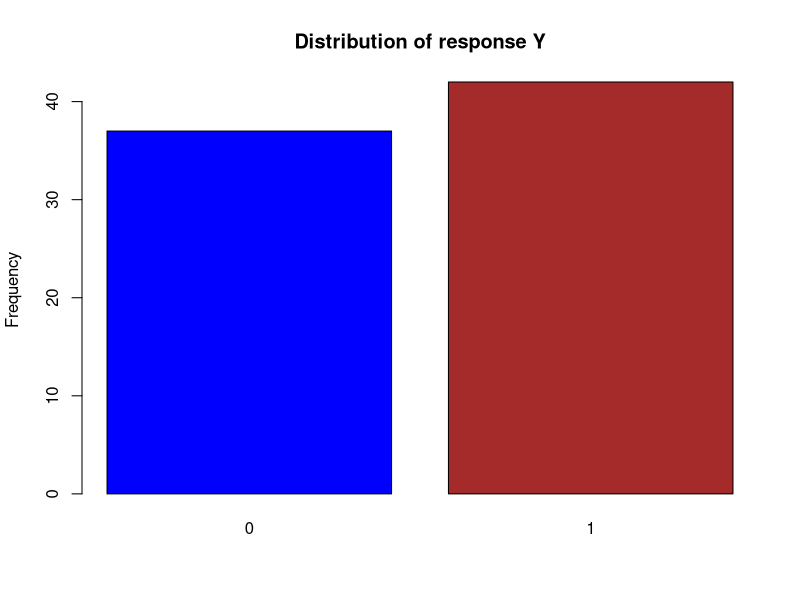
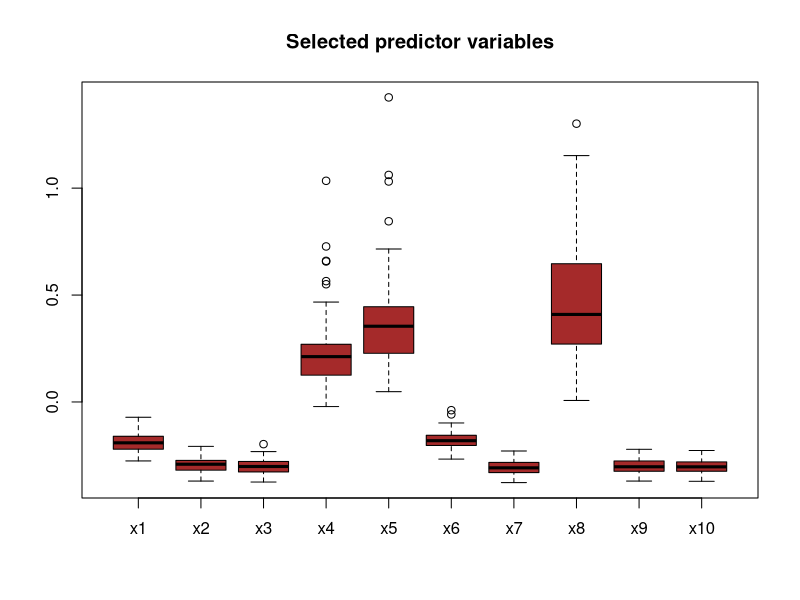
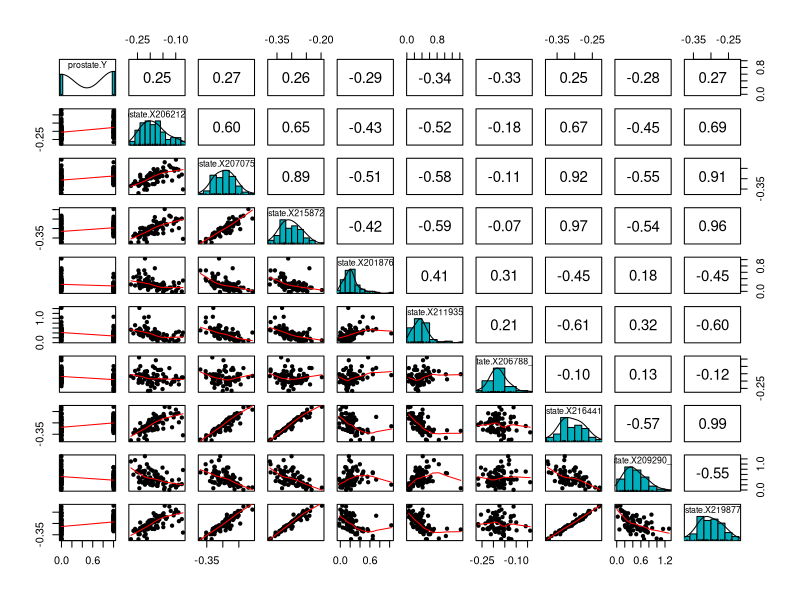
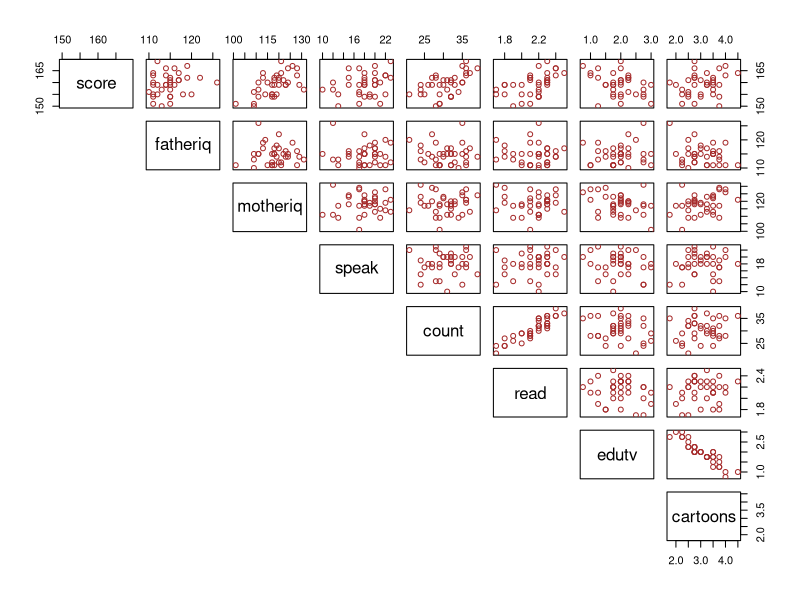
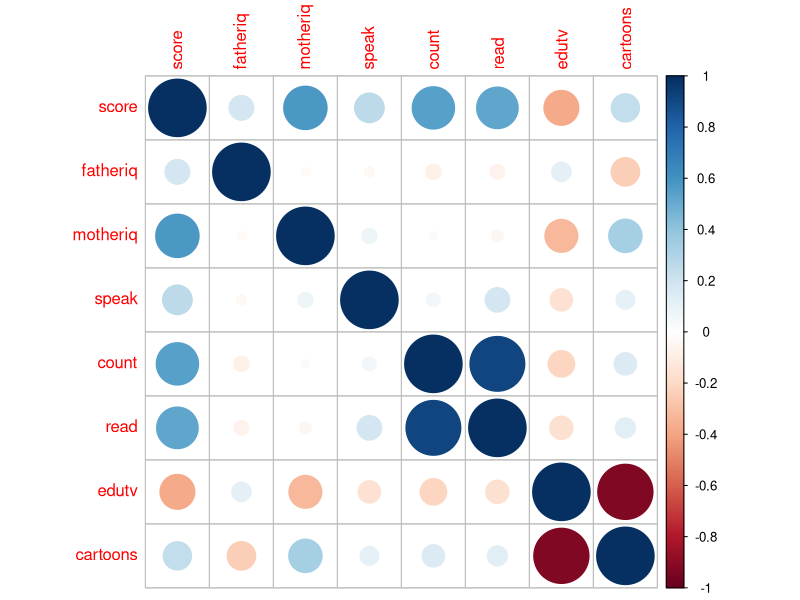
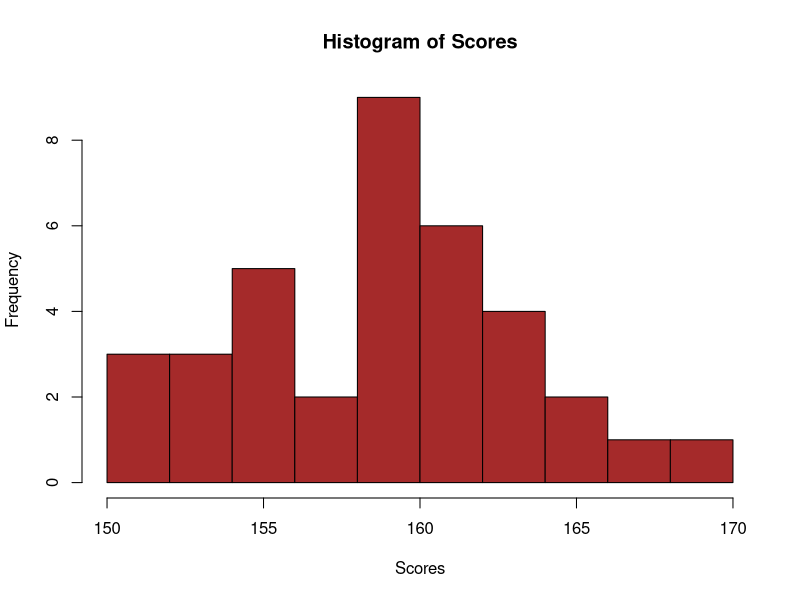
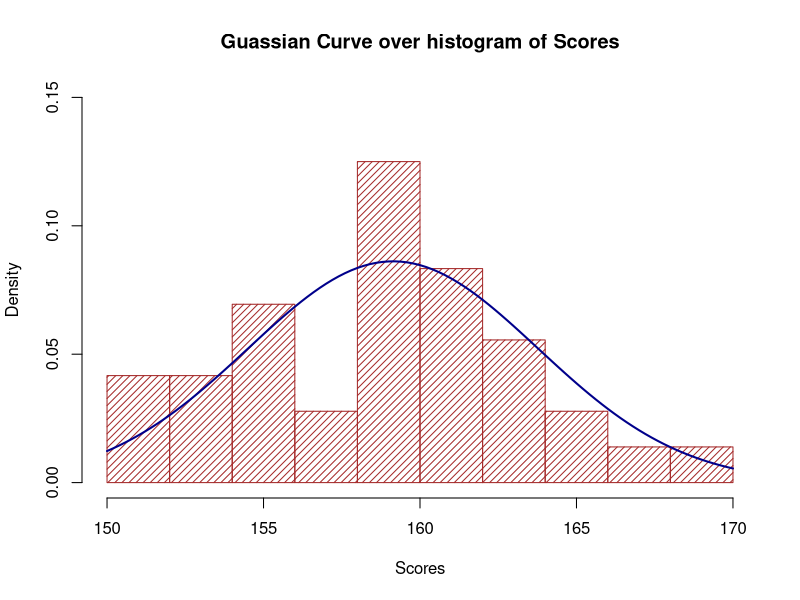
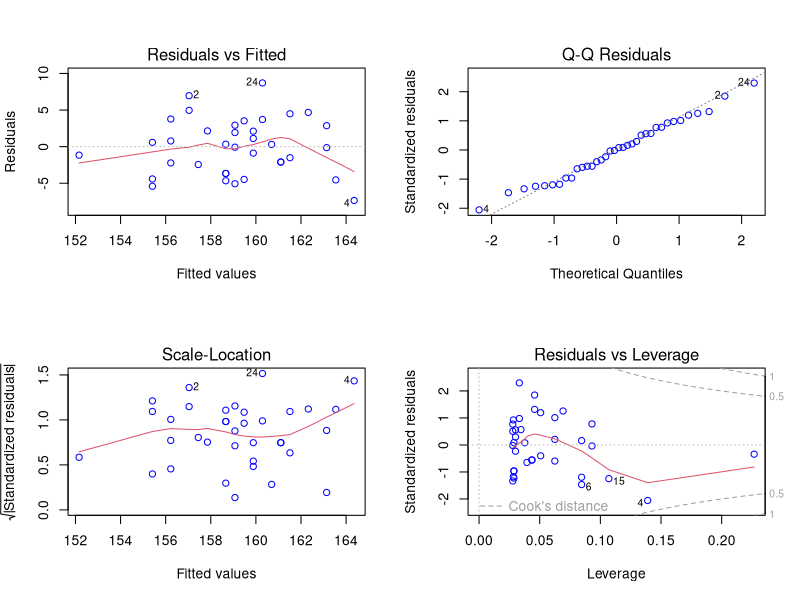

The R source for these figures, in order:
library(corrplot)
library(graphics)
library(psych)
library("ggplot2")


#Question 2

prostate <- read.csv('datasets/prostate-cancer-1.csv')  # DNA MicroArray Gene Expression

head(prostate)



# 2.2

barplot(table(prostate$Y),
        main="Distribution of response Y",col=c("blue","brown"),names=c("0","1"),ylab="Frequency")

# 2.3
dim(prostate)


# 2.4
boxplot(prostate$X206212_at,prostate$X207075_at,prostate$X215872_at,
                 prostate$X201876_at,prostate$X211935_at,prostate$X206788_s_at,
                prostate$X216441_at,prostate$X209290_s_at,
                prostate$X219877_at,prostate$X220675_s_at,col =c("brown"), names=c("x1","x2","x3","x4","x5","x6"
                                                                                  ,"x7","x8","x9","x10"),main="Selected predictor variables")


# 
# pairs(data.frame(prostate$Y,prostate$X206212_at,prostate$X207075_at,prostate$X215872_at,
#                  prostate$X201876_at,prostate$X211935_at,prostate$X206788_s_at,
#                 prostate$X216441_at,prostate$X209290_s_at,
#                 prostate$X219877_at),col="brown",lower.panel=NULL)

pairs.panels(data.frame(prostate$Y,prostate$X206212_at,prostate$X207075_at,prostate$X215872_at,
                 prostate$X201876_at,prostate$X211935_at,prostate$X206788_s_at,
                prostate$X216441_at,prostate$X209290_s_at,
                prostate$X219877_at), 
             method = "pearson", # correlation method
             hist.col = "#00AFBB",
             density = TRUE,  # show density plots
             ellipses = FALSE # show correlation ellipses
             )

# Question 4
gifted <- read.csv('datasets/gifted.csv') 

#4.1

pairs(gifted,col="brown",lower.panel=NULL)

#4.2
round(cor(gifted),2)
corrplot(cor(gifted))

#4.3
hist(gifted$score, col=c("brown"), xlab ="Scores" , main = "Histogram of Scores")


m<-mean(gifted$score)
std<-sqrt(var(gifted$score))
hist(gifted$score, density=20, breaks=10, prob=TRUE, 
     xlab="Scores", ylim=c(0, 0.15), 
     main="Guassian Curve over histogram of Scores",col="brown")
curve(dnorm(x, mean=m, sd=std), 
      col="darkblue", lwd=2, add=TRUE, yaxt="n")

shapiro.test(gifted$score)
# 4.4 
#We are building a Simple Linear Regression Model
model1 <-  lm(score ~ motheriq, data =  gifted)

par(mfrow = c(2, 2))

plot(model1,col="blue")



new.motheriq <- data.frame(
  motheriq = gifted$motheriq
)



# 4.7 
#Prediction interval
p.interval <- predict(model1, newdata = new.motheriq,  interval = "prediction")

dataset <- cbind(gifted, p.interval)


p <- ggplot(dataset, aes(motheriq, score)) +
  geom_point() +
  stat_smooth(method = lm)
# 3. Add prediction intervals
p + geom_line(aes(y = lwr), color = "red", linetype = "dashed")+
    geom_line(aes(y = upr), color = "red", linetype = "dashed")


#For the confidence interval

c.interval <- predict(model1, newdata = new.motheriq,  interval = "confidence")
dataset_updated <- cbind(gifted, c.interval)


p <- ggplot(dataset_updated, aes(motheriq, score)) +
  geom_point() +
  stat_smooth(method = lm)
# 3. Add prediction intervals
p + geom_line(aes(y = lwr), color = "red", linetype = "dashed")+
    geom_line(aes(y = upr), color = "red", linetype = "dashed")

#4.8 
#We are building a Multiple Linear Regression Model
model2 <-  lm(score ~ motheriq + fatheriq + speak + count + read + edutv +  cartoons, data =  gifted)

summary(model2)

par(mfrow = c(2, 2))

plot(model2,col="blue")

#Prediction interval
pred_data <- data.frame(
  motheriq = gifted$motheriq, 
  fatheriq = gifted$fatheriq,
  speak = gifted$speak,
  count = gifted$count,
  read = gifted$read,
  edutv = gifted$edutv,
  cartoons = gifted$cartoons
)


p.interval <- predict(model2, newdata = pred_data,  interval = "prediction")

dataset <- cbind(gifted, p.interval)


p <- ggplot(dataset, aes(motheriq, score)) +
  geom_point() +
  stat_smooth(method = lm)
# 3. Add prediction intervals
p + geom_line(aes(y = lwr), color = "red", linetype = "dashed")+
    geom_line(aes(y = upr), color = "red", linetype = "dashed")


#For the confidence interval

c.interval <- predict(model1, newdata = pred_data,  interval = "confidence")
dataset_updated <- cbind(gifted, c.interval)


p <- ggplot(dataset_updated, aes(motheriq, score)) +
  geom_point() +
  stat_smooth(method = lm)
# 3. Add prediction intervals
p + geom_line(aes(y = lwr), color = "red", linetype = "dashed")+
    geom_line(aes(y = upr), color = "red", linetype = "dashed")


